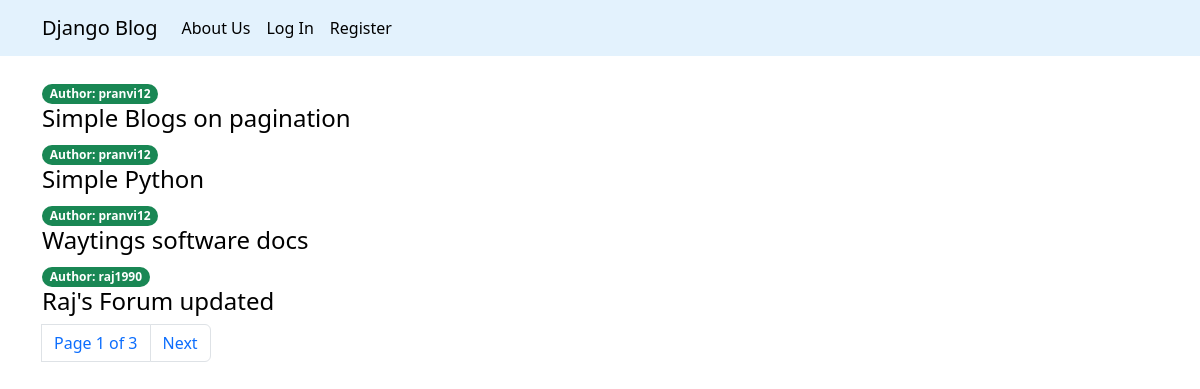
Before: / with the older database file.
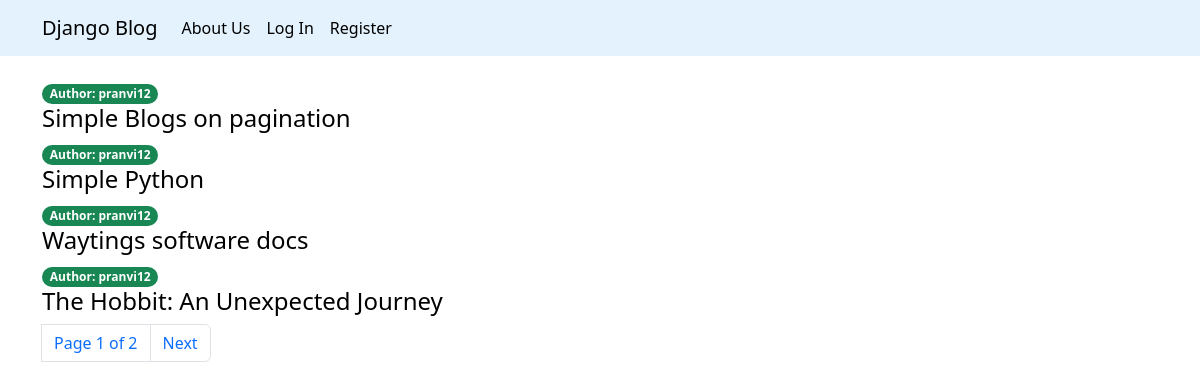
After: the same page with the newer database file.
### articles/models.py (models this page shows, shortened)
class Article(models.Model):
    title = models.CharField(max_length=200)
    description = models.TextField()
    slug = models.SlugField(max_length=100, unique=True)
    published = models.DateTimeField(auto_now_add=True)
    author = models.ForeignKey(User, on_delete=models.CASCADE)

### articles/views.py (the view)
# urls.py: path('', article_list, name='article_list'),
def article_list(request):
    article_list = Article.objects.all().order_by('-published')
    paginator = Paginator(article_list, 4)
    page = request.GET.get('page')
    try:
        articles = paginator.page(page)
    except PageNotAnInteger:
        articles = paginator.page(1)
    except EmptyPage:
        articles = paginator.page(paginator.num_pages)
    return render(request, 'articles.html', {'article_list': articles, 'page': page})

### articles/templates/articles.html (shortened to what this page needs)
{% extends 'base.html' %}
{% block body %}
<div class="container mt-4">
    {% for article in article_list %}
        <span class="badge rounded-pill bg-success"> Author: {{article.author}}</span>
        <h4 ><a class="link-style" href="{% url 'article_details' article.slug %}"> {{article.title}}</a></h4>
    {% endfor %}
    {% include 'account/pagination.html' with page=article_list %}
</div>
{% endblock %}

Changed rows visible on the page:
removed Article: author "raj1990", title "Raj's Forum updated"
now on this page (row unchanged): Article: author "pranvi12", title "The Hobbit: An Unexpected Journey"
Other visible differences:
{{ page.paginator.num_pages }}: "3" → "2"
